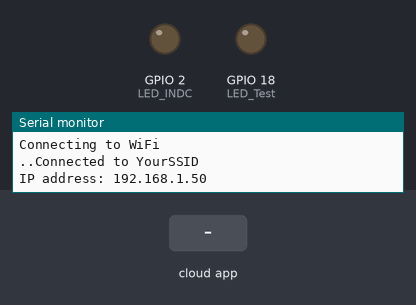
A sketch run on a simulated ESP8266 (NodeMCU). On the bench: output pins drawn as LEDs (lit = HIGH), the last lines printed to the serial monitor. Inputs (shaded band) come from the test bench. WiFi joins after 1.5 s; servers stay silent unless stated.

Above: at 3.2 s.
3.3 s: the phone or cloud app sets YourDeviceName to 64
At 4.1 s:
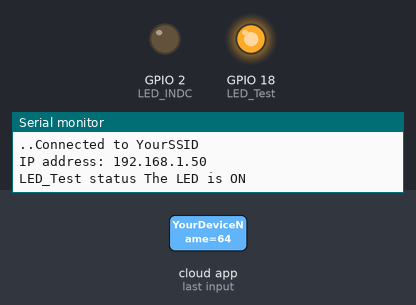
4.8 s: the phone or cloud app sets YourDeviceName to 0
At 5.2 s:
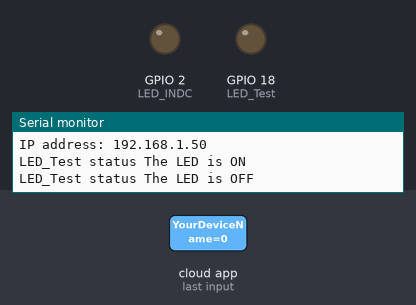
6.3 s: the phone or cloud app sets YourDeviceName to 128
At 7.6 s:
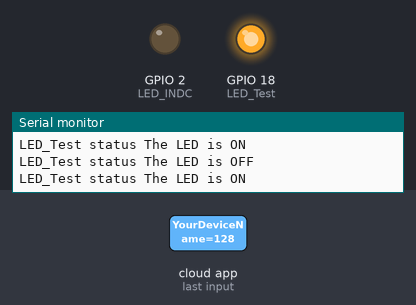
Timing chart, 0 to 9.3 s (numbered marks = the images above; inputs shaded):
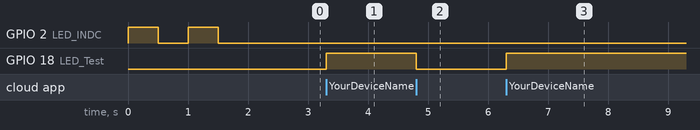

Measured:
- after the input at 3.3 s, GPIO 18 (LED_Test): LOW → HIGH at once
- after the input at 4.8 s, GPIO 18 (LED_Test): HIGH → LOW at once
- after the input at 6.3 s, GPIO 18 (LED_Test): LOW → HIGH at once

The sketch:

ESP32_AlexaTest_LED.ino
```cpp
//************* Made by Alan Lopez B. using the ESP32 microcontroller *************
//************* 07/03/2022 *************

#ifdef ARDUINO_ARCH_ESP32               //Here the algorithm goes into a conditional loop to identify which microcontroller is being used
#include <WiFi.h>
#else
#include <ESP8266WiFi.h>
#endif
#include <Espalexa.h>                   //This library was downloaded in this link: https://github.com/Aircoookie/Espalexa

int LED_INDC = 2;                       //This LED is being used a Wi-fi detector, when it starts to blink it means the ESP32 is looking for the SSID and when it is connected, it turns off
int LED_Test = 18;                      //This LED will be turned on and off with the Alexa commands

const char* ssid = "YourSSID";          //Type your SSID and Password, this microcontroller supports 2.4GHz Wi-Fi networks
const char* password = "YourPassword";

Espalexa alexapro;                      //The object called alexapro will be used to create the loop to control the device
void LED_TestV(uint8_t brightness);     //This function involves the command to turn on and off the device we will add, in this case the LED


void setup() {
 Serial.begin(115200);
 pinMode(LED_INDC, OUTPUT);
 pinMode(LED_Test, OUTPUT);
 WificonnectionV();
 alexapro.addDevice("YourDeviceName",LED_TestingF);  //Here you type how the device will appear in the Amazon Alexa app
 alexapro.begin();
}

void loop() {
  WificonnectionV();                                 //In this case the Wi-fi void will be applied in case the microcontroller is being turned off and on
  alexapro.loop();
  delay(1);
}

void WificonnectionV(){
  if(WiFi.status() != WL_CONNECTED){
        WiFi.mode(WIFI_STA);
        WiFi.begin(ssid, password);
        Serial.println("");
        Serial.println("Connecting to WiFi");
    while(WiFi.status() != WL_CONNECTED){
      digitalWrite(LED_INDC, 1);
      delay(500);
      digitalWrite(LED_INDC, 0);
      delay(500);
      Serial.print(".");
      }
        Serial.print("Connected to ");               //When the ESP32 is connected to the Wi-Fi network it will turn off the LED which was used as the connection detector
        Serial.println(ssid);
        Serial.print("IP address: ");
        Serial.println(WiFi.localIP());
    }
  }

  void LED_TestingF(uint8_t brightness){             //This void is the basis to turn on and off any device we want to apply, in this case the LED.
    Serial.print("LED_Test status ");
      if(brightness){
      digitalWrite(LED_Test, 1);
      Serial.print("The LED is ON \n");
      }
        else{
      digitalWrite(LED_Test, 0);
      Serial.print("The LED is OFF \n");
        }
    }
```
